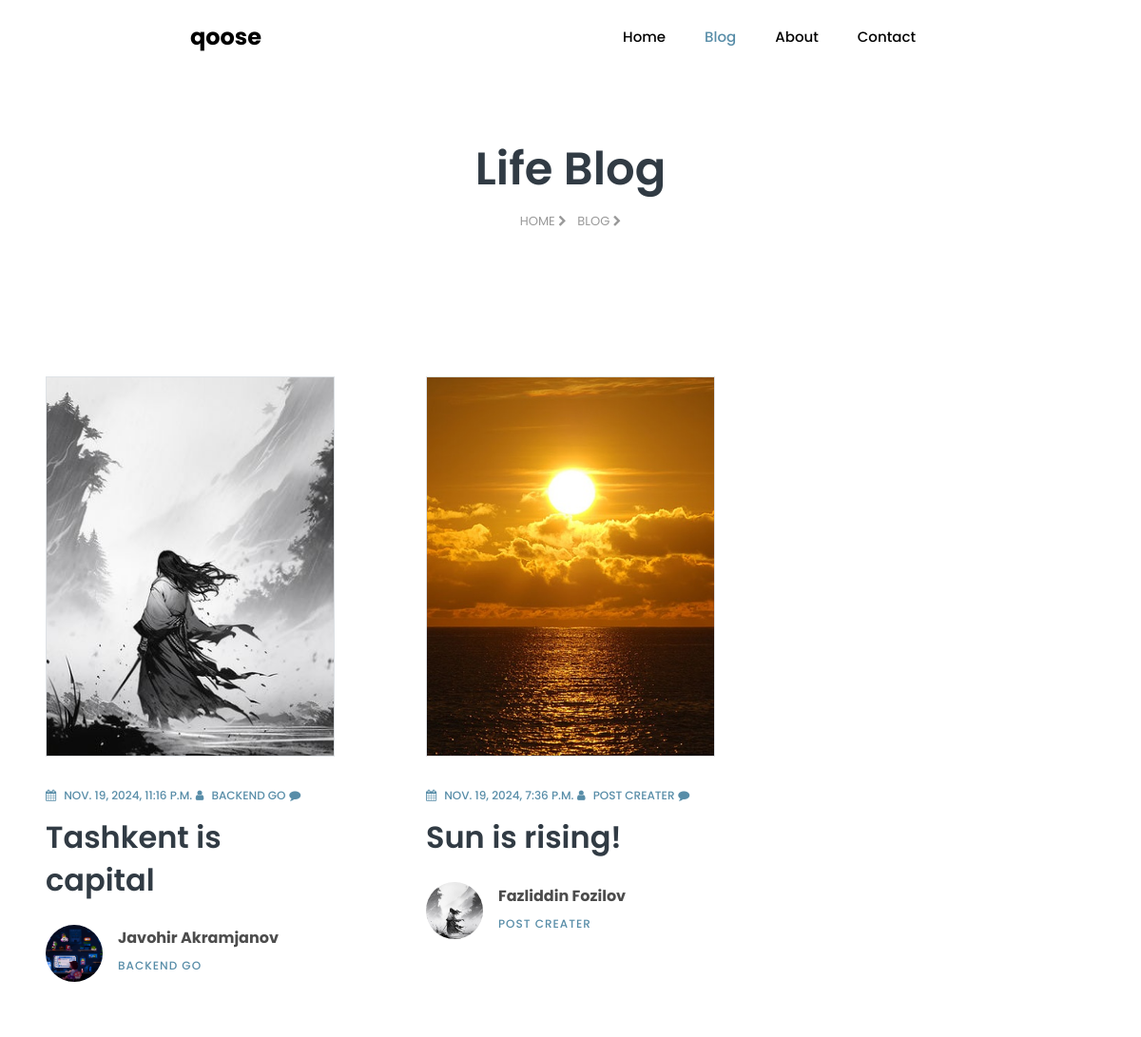
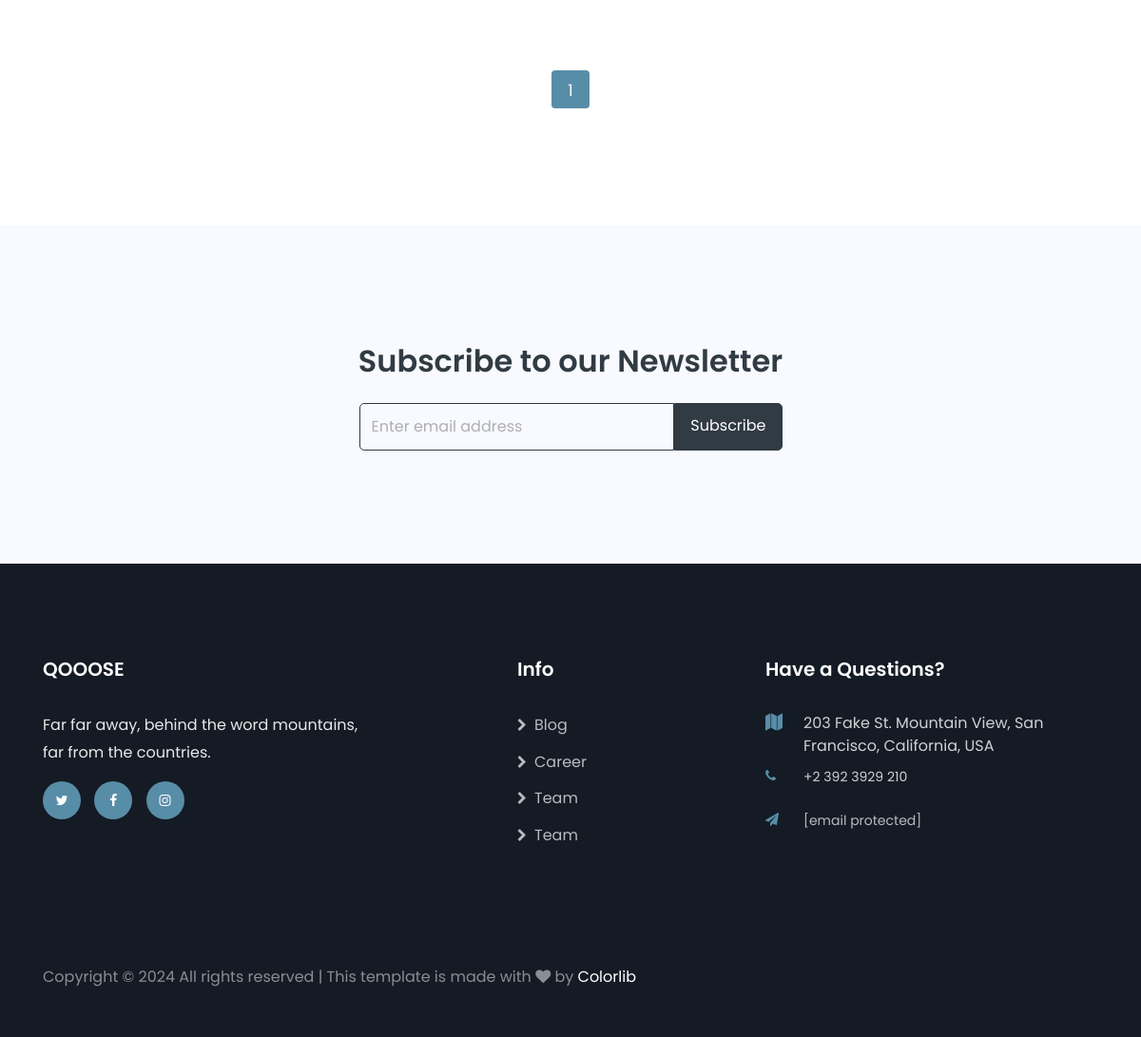
Page /tag/1/ on the committed database (2 pictures, top to bottom).
### blog/models.py (models this page shows, shortened)
class Tag(models.Model):
    name = models.CharField(max_length=105)

class Post(models.Model):
    title = models.CharField(max_length=25)
    tag = models.ForeignKey(Tag, on_delete= models.CASCADE)
    image = models.ImageField(upload_to='posts/')
    text = models.TextField()
    author_name = models.CharField(max_length=25)
    author_position = models.CharField(max_length=25)
    author_image = models.ImageField(upload_to='posts/')
    is_published = models.BooleanField()
    created_at = models.DateTimeField(auto_now_add=True)
    updated_at = models.DateTimeField(auto_now=True)

### blog/views.py (the view)
# urls.py: path('tag/<int:pk>/', tag_view),
def tag_view(request, pk):
    tag = Tag.objects.get(id = pk)
    tag_name = tag.name
    posts = Post.objects.filter(is_published=True, tag = tag).order_by('-created_at')
    paginator = Pagination(posts, 2)
    data = request.GET
    page_numba = int(data.get('page',1))
    d = {
        'posts': paginator.get_page(page_numba),
        'prev': page_numba - 1,
        'tag_name': tag_name,
        'qanaqadir': page_numba,
        'next': page_numba + 1,
        'pages': range(1, paginator.pager + 1),
        'last': paginator.the_last(page_numba),
        'first': paginator.the_first(page_numba),
        'tag':tag
    }
    return render(request, 'tag-blog.html',context=d)

### blog/paginator.py (called while the page is built)
    def pagination(self):
        res = []
        for i in range(0, len(self.posts), self.per_page):
            r = []
            for j in range(i, i + self.per_page):
                if j >= len(self.posts):
                    break
                r.append(self.posts[j])
            res.append(r)
        return res

    def get_page(self, page_number: int):
        if page_number >= self.pager:
            return self.result[-1]
        return self.result[page_number - 1]

    def the_last(self,last):
        if last == self.pager:
            return True
        return False

    def the_first(self, first):
        if first == 1:
            return True
        return False

### templates/tag-blog.html (shortened to what this page needs)
{% extends 'layouts/base.html' %}
{% load static %}
{% block blog %} active {% endblock %}
{% block content %}
<section class="hero-wrap hero-wrap-2">
    <div class="container">
        <div class="row no-gutters slider-text align-items-center justify-content-center">
            <div class="col-md-9 text-center ftco-animate pt-5">
                <h1 class="mb-3 bread"> {{ tag_name }} Blog</h1>
                <p class="breadcrumbs"><span class="mr-2"><a href="index.html">Home <i class="fa fa-chevron-right"></i></a></span>
                    <span>Blog <i class="fa fa-chevron-right"></i></span></p>
            </div>
        </div>
    </div>
</section>
<section class="ftco-section">
    <div class="container-fluid">
        <div class="row">
            {% for post in posts %}
            <div class="col-md-6 col-lg-4 blog-wrap blog-wrap-2 px-md-5 ftco-animate">
                <a href="/blog-single" class="img img-blog w-100 border d-block"
                   style="background-image: url({{ post.image.url }});">
                </a>
                <div class="text text-2 py-4 p-0 ftco-animate">
                    <p class="meta">
                        <a href="#"><span class="fa fa-calendar mr-2"></span>{{ post.created_at }}</a>
                        <a href="#"><span class="fa fa-user mr-2"></span>{{ post.author_position }}</a>
                        <a href="#" class="meta-chat"><span class="fa fa-comment mr-2"></span> {{ post.comments_count }}</a>
                    </p>
                    <h2 class="mb-4"><a href="/blog/{{ post.id }}">{{ post.title }}</a>
                    </h2>
                    <div class="icon d-flex align-items-center">
                        <div class="img" style="background-image: url({{ post.author_image.url }});"></div>
                        <div class="position pl-3">
                            <h4 class="mb-0">{{ post.author_name }}</h4>
                            <span>{{ post.author_position }}</span>
                        </div>
                    </div>
                </div>
            </div>
            {% endfor %}
        </div>
        <div class="row mt-5">
            <div class="col text-center">
                <div class="block-27">
                    <ul>
                        {% for page in pages %}
                         {% if qanaqadir == page %}
                            <li class="active"><a href="/tag/{{ tag.id }}/?page={{ page }}">{{ page }}</a></li>
                        {% else %}
                            <li><a href="/tag/{{ tag.id }}/?page={{ page }}">{{ page }}</a></li>
                        {% endif %}
                        {% endfor %}
                    </ul>
                </div>
            </div>
        </div>
    </div>
</section>
<section class="ftco-intro ftco-section bg-light">
    <div class="container">
        <div class="row justify-content-center">
            <div class="col-md-12 text-center">
                <h2>Subscribe to our Newsletter</h2>
                <div class="row justify-content-center">
                    <div class="col-md-5">
                        <form action="#" class="subscribe-form">
                            <div class="form-group d-flex">
                                <input type="text" class="form-control" placeholder="Enter email address">
                                <input type="submit" value="Subscribe" class="submit px-3">
                            </div>
                        </form>
                    </div>
                </div>
            </div>
        </div>
    </div>
</section>
{% endblock %}

### rows in the picture
Tag: name "Life"
Post: image (picture), created_at "NOV. 19, 2024, 11:16 P.M.", author_position "BACKEND GO", title "Tashkent is capital", author_image (picture), author_name "Javohir Akramjanov"
Post: image (picture), created_at "NOV. 19, 2024, 7:36 P.M.", author_position "POST CREATER", title "Sun is rising!", author_image (picture), author_name "Fazliddin Fozilov"

### other values in the picture
{{ page }} "1"
